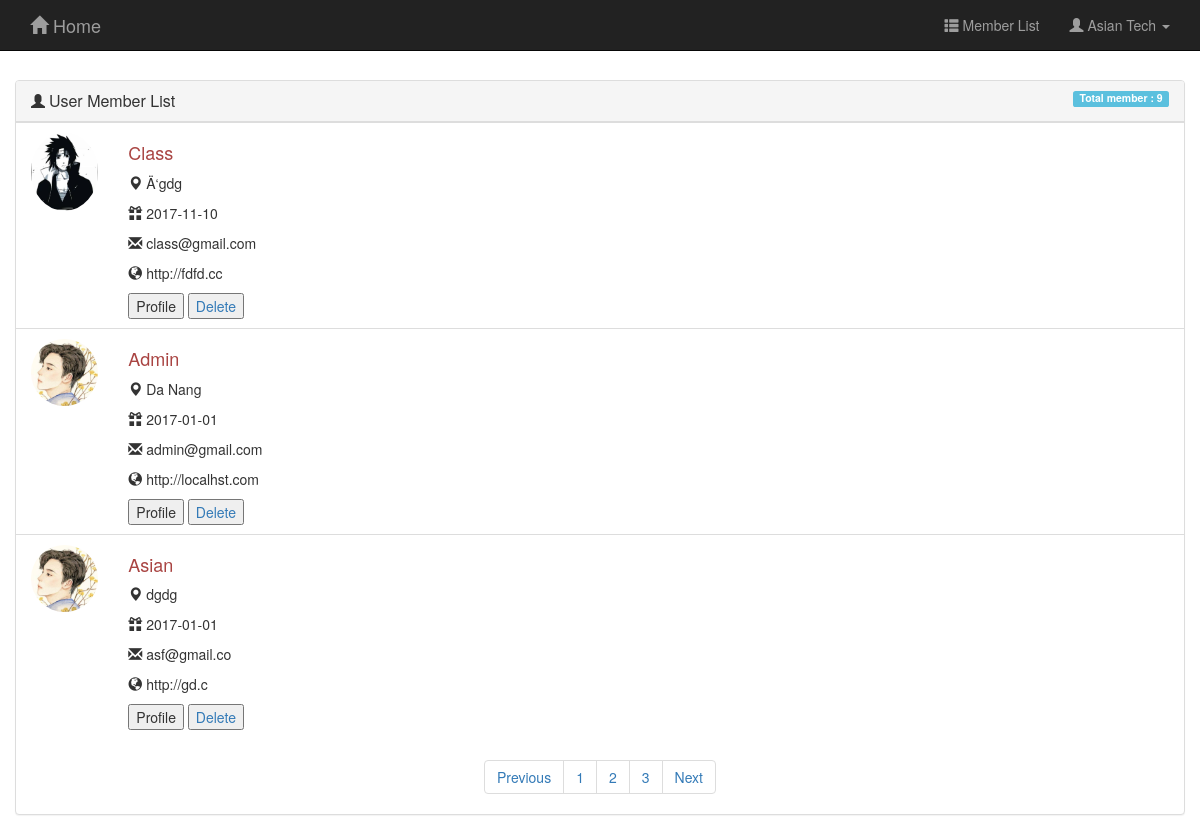
The page /member.php?page=2 (signed in) on the database its author committed.
### tables this page shows
CREATE TABLE `users` (
  `id` int(11) NOT NULL,
  `username` varchar(225) NOT NULL,
  `password` varchar(225) NOT NULL,
  `email` varchar(225) NOT NULL,
  `birthday` date DEFAULT NULL,
  `url` varchar(225) NOT NULL,
  `address` varchar(225) NOT NULL,
  `avatar` varchar(225) DEFAULT NULL
);

### member.php (the view, shortened to what this page needs)
<?php include 'menu.php'; ?>
<?php
if (!isset($_SESSION['username'])) {
 echo 'You need login to see list of member ! Click <a href="login.php"> here </a> to login'; }
 else {
  require_once('db.php');
  $sql = "SELECT * FROM users";
  $query = $conn->prepare($sql);
  $query->execute();
  $totalRecords = $query->rowCount();
  $recordPerPage = 3;
  $totalPage = ceil($totalRecords/$recordPerPage);
  if(isset($_GET['page'])){
    $currentPage= $_GET['page'];
  } else $currentPage = 1;
  $offset = ($currentPage-1)*$recordPerPage;
  $limit = "LIMIT $offset,$recordPerPage";
  $query = "SELECT * FROM users ".$limit;
  $result = $conn->prepare($query);
  $result->execute();
  $users = $result->fetchAll(PDO::FETCH_ASSOC);
  ?>
<div class="content">
  <div class="container">
    <div class="row">
      <div class="panel panel-default widget">
        <div class="panel-heading">
          <span class="glyphicon glyphicon-user"></span>
          <h3 class="panel-title">
          User Member List</h3>
          <span class="label label-info">
            <?php echo 'Total member : '.$totalRecords; ?></span>
          </div>
          <div class="panel-body">
            <ul class="list-group" id="myList">
              <?php foreach($users as $user): ?>
                <li class="list-group-item" style="list-style-type: none">
                  <div class="row">
                    <div class="col-xs-2 col-md-1">
                      <img src="<?= $user['avatar'] ?>" class="img-circle img-responsive" alt="" /></div>
                      <div class="col-xs-10 col-md-11">
                        <div>
                          <h4 class="text-danger"><?=$user['username']?></h4>
                          <p> <i class="glyphicon glyphicon-map-marker"></i> <?=$user['address']?></p>
                          <p> <i class="glyphicon glyphicon-gift"></i> <?=$user['birthday']?></p>
                          <p> <i class="glyphicon glyphicon-envelope"></i> <?=$user['email']?></p>
                          <p> <i class="glyphicon glyphicon-globe"></i> <?=$user['url']?></p>
                          <div class="action">
                            <button type="button" title="Edit">
                              <span>Profile</span>
                            </button>
                            <a href="delete.php?id=<?=$user['id']?>" onclick="return confirm('Are you sure?')"><button>Delete</button></a>
                          </div>
                        </div>
                      </div>
                    </li>
                  <?php endforeach; ?>
                </ul>
                <nav aria-label="Page navigation example" style="text-align: center;">
                  <ul class="pagination">
                    <?php if($currentPage > 1 && $totalPage > 0) : ?>
                      <li class="page-item"><a class="page-link" href="/member.php?page=<?=($currentPage-1)?>">Previous</a></li>
                    <?php endif; ?>
                    <?php for($i=1; $i<=$totalPage; $i++): ?>
                      <li class="page-item"><a class="page-link" href='./member.php?page=<?=$i?>'><?=$i?></a> </li>
                    <?php endfor; ?>
                    <?php if($currentPage < $totalPage && $totalPage > 1): ?>
                     <li class="page-item"><a class="page-link" href="/member.php?page=<?=($currentPage+1)?>"> Next</a> </li>
                   <?php endif;?>
                 </ul>
               </nav>
             </div>
           </div>
         </div>
       </div>
</div>
     <?php } ?>

### member.php (style rules this page uses)
.widget .panel-body { padding:0px; }
.widget .list-group { margin-bottom: 0; }
.widget .panel-title { display:inline }
.widget .label-info { float: right; }
.widget li.list-group-item { border-radius: 0;border: 0;border-top: 1px solid #ddd; }
.widget .action { margin-top:5px; }
.content { margin-top: 50px }

### rows shown on the page
users: avatar (picture), username "Class", address "Ä‘gdg", birthday "2017-11-10", email "class@gmail.com", url "http://fdfd.cc"
users: avatar (picture), username "Admin", address "Da Nang", birthday "2017-01-01", email "admin@gmail.com", url "http://localhst.com"
users: avatar (picture), username "Asian", address "dgdg", birthday "2017-01-01", email "asf@gmail.co", url "http://gd.c"

### other values the page prints
$_SESSION['username'] "Asian Tech"
$totalRecords "9"
